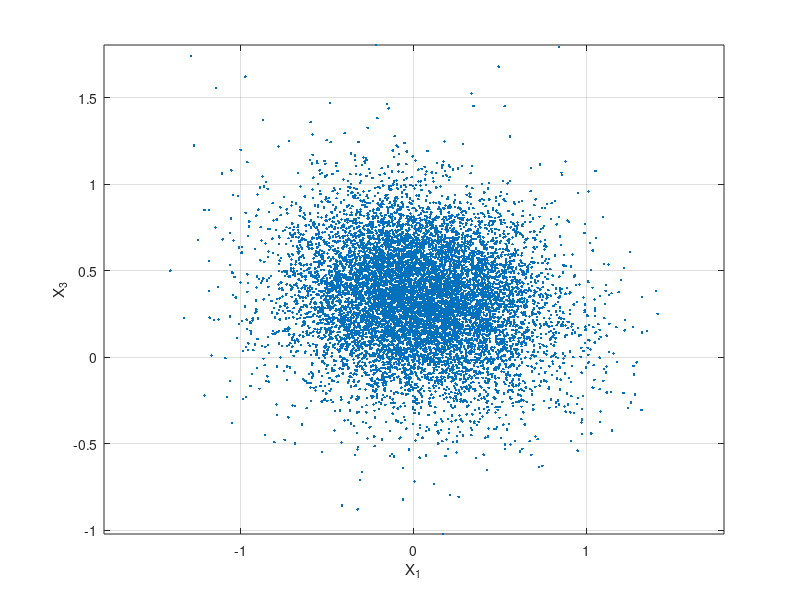
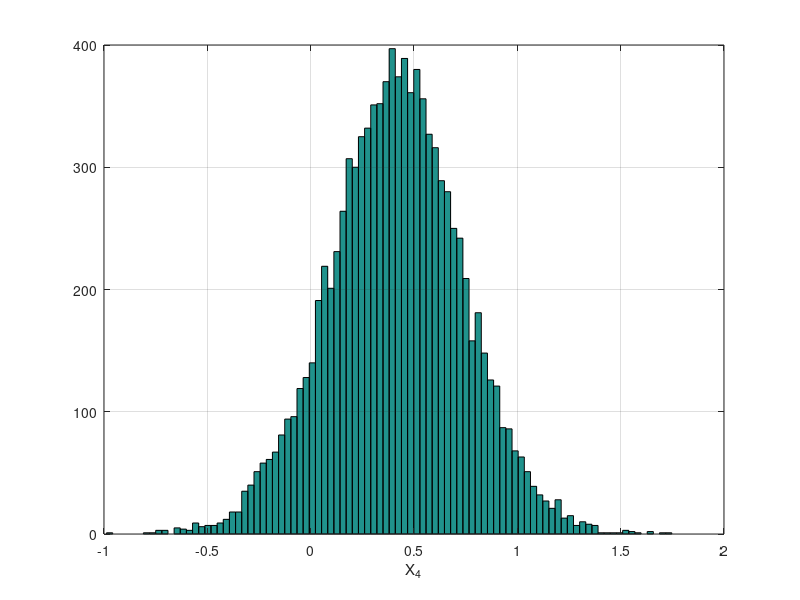

MATLAB code to generate these figures, in order:
% this script decomposes the N-variate normal distribution into its radial and uniform components
% then it uses the uniform component to generate an elliptical
% distribution with location parameter Mu and dispersion parameter Sigma
% see "Risk and Asset Allocation"-Springer (2005), by A. Meucci

clc; clear; close all


%%%%%%%%%%%%%%%%%%%%%%%%%%%%%%%%%%%%%%%%%%%%%%%%%%%%%%%%%%%%%%%%%%%%%%%%%%%%%%%%%%%%%%%%%%%%%%%%%%%%%%%%%%%%%%%%%%
N=30;
NumSimul=10000;
nu=0.1;
t2=0.04;

%%%%%%%%%%%%%%%%%%%%%%%%%%%%%%%%%%%%%%%%%%%%%%%%%%%%%%%%%%%%%%%%%%%%%%%%%%%%%%%%%%%%%%%%%%%%%%%%%%%%%%%%%%%%%%%%%%
Mu=rand(N,1);
A=rand(N,N)-.5;
Sigma=A*A';

Y = mvnrnd(zeros(N,1),eye(N),NumSimul);

R = sqrt(sum(Y.*Y,2));     % radial distribution (normal case ~ square root of chi-square with N degrees of freedom)
U = Y./(R*ones(1,N));      % uniform distribution on unit sphere

tau=sqrt(t2);
R_New = lognrnd(nu,tau,NumSimul,1);
X = ones(NumSimul,1)*Mu' + (R_New*ones(1,N)).*(U*A');   % N-variate elliptical distribution 


%%%%%%%%%%%%%%%%%%%%%%%%%%%%%%%%%%%%%%%%%%%%%%%%%%%%%%%%%%%%%%%%%%%%%%%%%%%%%%%%%%%%%%%%%%%%%%%%%%%%%%%%%%%%%%%%%%
% plots
% visualize projection on m-n coordinates
m=1;
n=3;
figure
plot(X(:,m),X(:,n),'.')
axis equal
grid on
xlabel(sprintf('X_%d',m))
ylabel(sprintf('X_%d',n))

% visualize n-th marginal
n=4;
NumBins=round(10*log(NumSimul));
figure
hist(X(:,n),NumBins);
grid on
xlabel(sprintf('X_%d',n))
